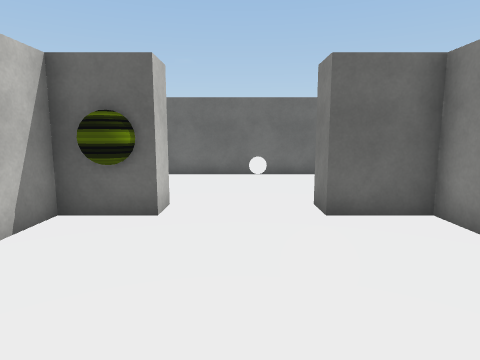
View 1 (above)

17 first-person views from a walk through a Unity game level. The camera is 1.5 m above the floor, tilts 8° down and sees 75° across. The floor is counted in squares, 1 m on a side. Each view is taken from the middle of a square. On the plan, view 1 faces up. The plan holds only what a view shows up to about 15 squares ahead; the rest is blank. The place goes on beyond the plan. Some surface patterns are stand-ins.

View 2
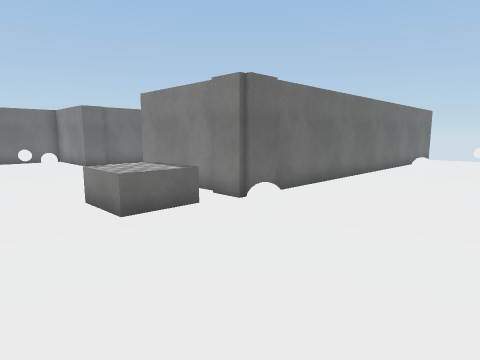

View 3
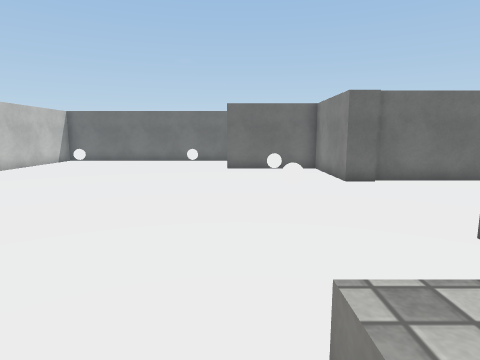

View 4
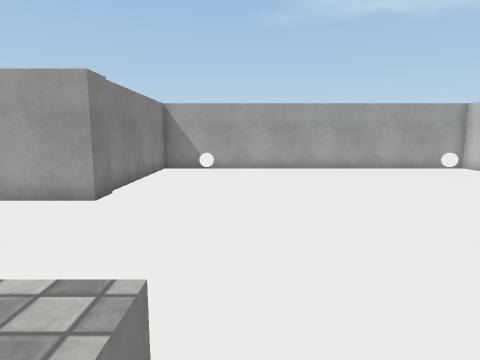

View 5
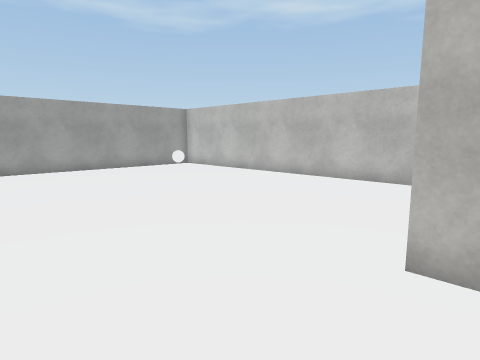

View 6
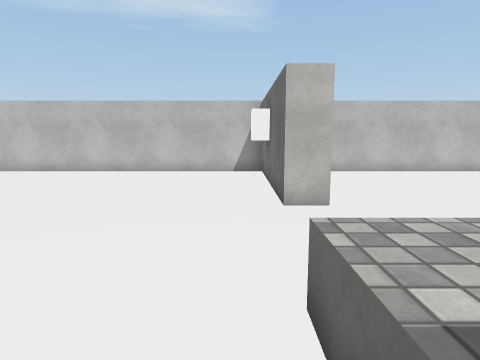

View 7
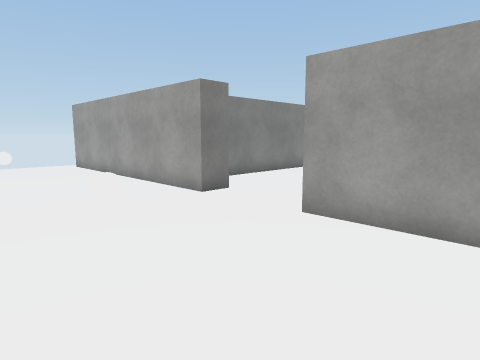

View 8
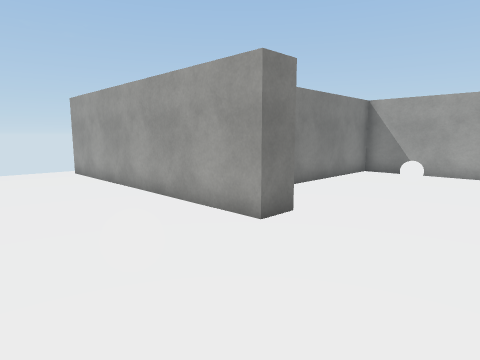

View 9
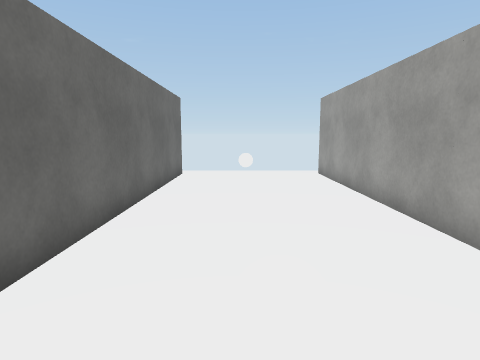

View 10
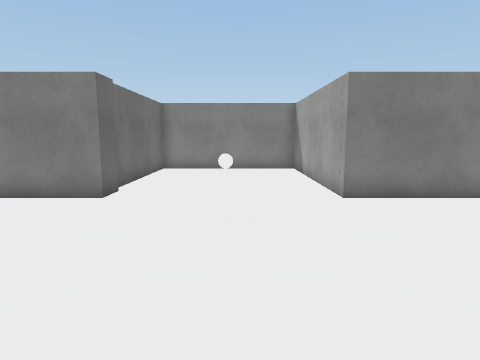

View 11
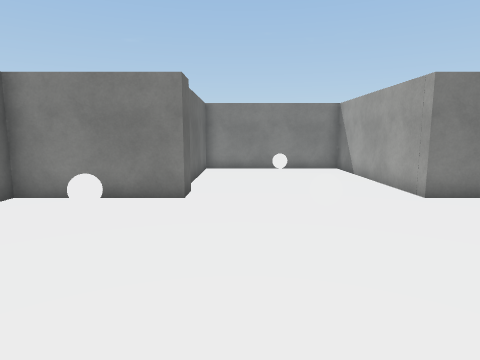

View 12
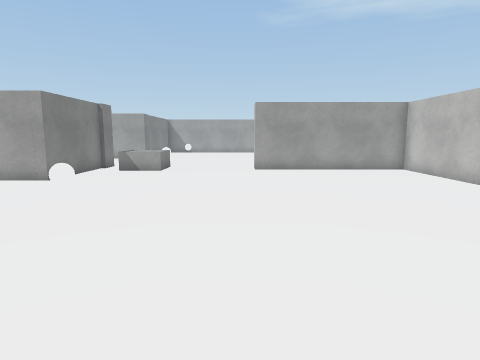

View 13
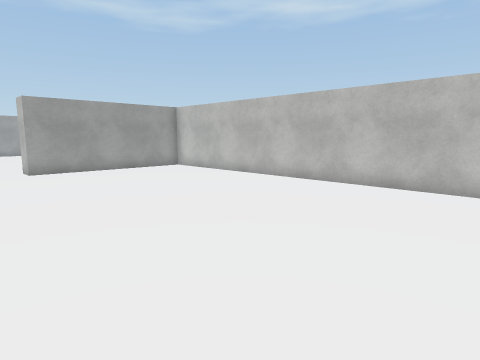

View 14
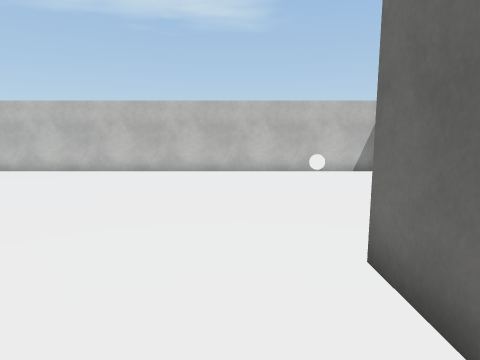

View 15
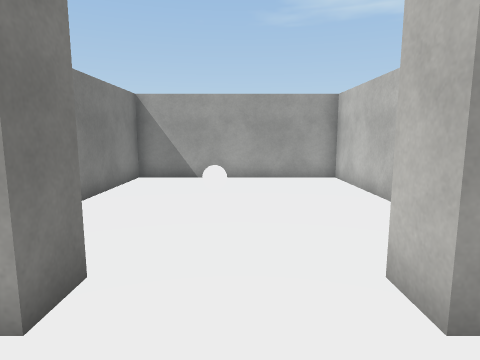

View 16
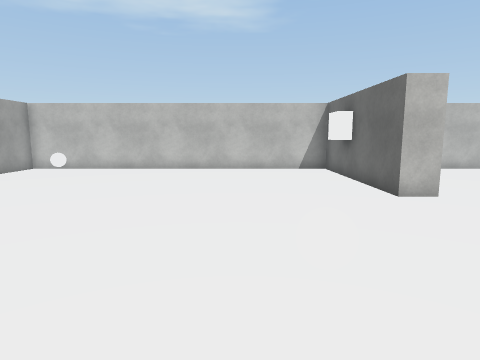

View 17
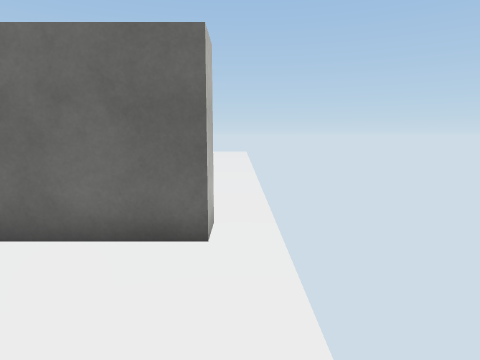

### Floor plan
Points are (right, up) in squares from view 1. A wall is a line through its corners. A room is listed if a view was taken in it or the views show most of it. See-through windows are left out.
Room 1 (views 1, 2, 3, 4, 5, 6, 7, 8, 9, 10, 11, 12, 13, 14, 15, 16, 17)
walls: (-4.5, 13.2) (-4.5, 17.5) (2.5, 17.5) (2.5, 23.6) (-3.4, 23.6); (-3.4, 12.2) (-4.7, 12.2) (-4.7, 13.4); (-2.4, 5.8) (-3.5, 5.8) (-3.5, 4.4); (-3.4, 23.3) (-4.5, 23.3) (-4.5, 27.5) (-8.6, 27.5); (-3.5, 2) (-3.5, -2.3) (3.7, -2.3) (3.7, 5.8) (1.6, 5.8) (1.6, 6.8) (11.8, 6.8); (-18.4, 28.5) (-18.4, 14) (-11.7, 14) (-11.7, 13) (-18.4, 13) (-18.4, -0.6) (-4.5, -0.6) (-4.5, 6.8) (-1.6, 6.8) (-1.6, 6.4); (11.5, 13.4) (11.5, 12.3) (-3.4, 12.3)
ways out: opening at (12, 6.5); opening at (12, 12.5); gap at (-5, 13)
objects: other object (-16, 2); other object (-7, 2); other object (-7, 10); other object (-7, 13) to (-6, 14); other object (-7, 20) to (-7, 21); other object (-7, 24) to (-7, 25); other object (-2, 5) to (-2, 6); other object (-1, 20) to (0, 21); other object (0, 2) to (1, 2); other object (0, 10) to (1, 10); other object (11, 10)

Where each view was taken, in squares from view 1:
view 1: 0 up, 0 right, facing up
view 2: 7 up, 10 left, facing up-right
view 3: 13 up, 8 left, facing up
view 4: 14 up, 8 left, facing down
view 5: 14 up, 8 left, facing down-left
view 6: 12 up, 5 left, facing left
view 7: 12 up, 5 left, facing down-right
view 8: 11 up, 2 left, facing down-right
view 9: 10 up, 1 left, facing right
view 10: 20 up, 12 left, facing right
view 11: 22 up, 12 left, facing right
view 12: 28 up, 11 left, facing down
view 13: 28 up, 9 left, facing down-left
view 14: 26 up, 5 left, facing left
view 15: 9 up, 0 right, facing down
view 16: 9 up, 4 left, facing left
view 17: 8 up, 12 right, facing up
